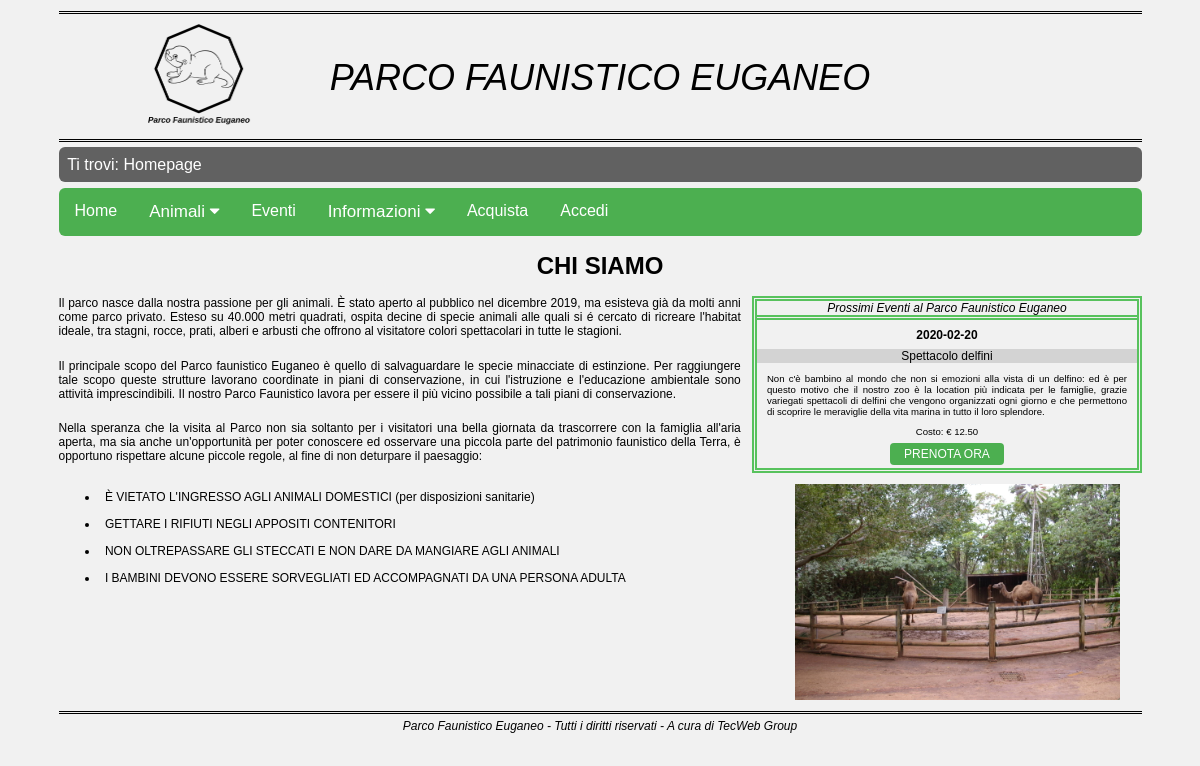
The app's page /PAGES/home.php with its own data.
### tables this page shows
CREATE TABLE IF NOT EXISTS Eventi (
    ID int(11) AUTO_INCREMENT,
    Nome varchar(50),
    Prezzo decimal(5,2),
    Data date,
    Descrizione text,
    PRIMARY KEY(ID)
);

### PHP/sqlInteractions.php (called while the page is built, shortened)
<?php
	class sqlInteractions {
	public function apriConnessioneDB(){
		$this->connection = mysqli_connect(static::host,static::user,static::pass,static::dbName);
		if(!$this->connection){
			return false;
		}
		else{
			return true;
		}
	}
	public function getProssimoEvento(){
		$data = date("Y-m-d");
		$selectEvents = 'SELECT Nome, Prezzo, Data, Descrizione FROM Eventi WHERE Data=\''.$data.'\' OR Data>\''.$data.'\' ORDER BY Data ASC LIMIT 1';
		$selectEventsResult = mysqli_query($this->connection,$selectEvents);
		$eventi = array();
		if(mysqli_num_rows($selectEventsResult)==0){
			return null;
		}
		else{
			while($row=mysqli_fetch_assoc($selectEventsResult)){
				$arraySingoloEvento = array('Nome'=>$row['Nome'],'Prezzo'=>$row['Prezzo'],'Data'=>$row['Data'],'Descrizione'=>$row['Descrizione']);
				array_push($eventi,$arraySingoloEvento);
			}
			return $eventi;
		}
	}
}
?>

### PAGES/home.php (the view)
<?php
    require_once "../PHP/modulesInit.php";
    require_once "../PHP/sqlInteractions.php";
    $oggi = date("d/m/Y");
    $prossimiEventi = "<div class=\"prossimiEventi\">";
    $oggettoPagina = new sqlInteractions();
    $connessione = $oggettoPagina->apriConnessioneDB();
    if($connessione){
        $evento = $oggettoPagina->getProssimoEvento();
        if($evento==null){
            $prossimiEventi .= "<p class=\"dataOdierna\">Oggi, ".$oggi."</p><p class=\"messaggio\">Non ci sono eventi in programma al Parco Faunistico Euganeo.</p></div>";
        }
        else{
            foreach($evento as $event)
            $prossimiEventi .= "<div class=\"dataOdierna\">".$event['Data']."</div>
                                <div class=\"eventName\">".$event['Nome']."</div>
                                <div class=\"eventDesc\">".$event['Descrizione']."</div>
                                <div class=\"eventPrice\"> Costo&colon; &euro; ".$event['Prezzo']."</div>
                                <button id=\"buttonHome\" name=\"buttonHome\"><a href=\"acquista.php\">PRENOTA ORA</a></button>
                                </div>";
        }
    }
    else{
        $prossimiEventi .= "<p class=\"errorMessage\">Connessione al database degli eventi fallita.Per favore, riprova.</p></div>";
    }
    $output = file_get_contents("../HTML/home.html");
    $output = str_replace('<a href="home.php">','</a>',$output);
    $output = str_replace("<breadcrumb></breadcrumb>",modulesInit::breadcrumb("Homepage"),$output);
    $output = str_replace("<menu></menu>",modulesInit::menu(),$output);
    $output = str_replace("<prossimiEventi></prossimiEventi>",$prossimiEventi,$output);
    echo $output;
?>

### CSS/cssGenerale.css (style rules this page uses)
* { margin: auto; }
html, body { font-family: Verdana, Arial, Helvetica, sans-serif; font-size: 100%; max-width: 95%; margin: auto; padding: 0; height: 100%; }
body { background-color: #F1F1F1; }
abbr, a, a:hover { text-decoration: none; }
.titolo { text-align: center; font-weight: bolder; display: block; padding: 1.5%; font-size: 2em; }
#header { font-size: 100%; max-width: 100%; margin: 1% 0 0 0; border-top: 3px double #000000; border-bottom: 3px double #000000; overflow: auto; }
.logoHeader { float: left; width: 10%; height: auto; margin-left: 8%; }
#header .nomeSito { font-family: Verdana, Arial, Helvetica, sans-serif; font-size: 3vw; font-style: italic; text-align: center; color: #000000; padding-top: 4%; margin-right: 18%; }
#footer { text-align: center; max-width: 100%; margin: 0.5% 0; border-top: 3px double #000000; overflow: auto; clear: both; }
.parFooter { font-size: 1vw; font-style: italic; text-align: center; padding: 0.5%; }
#presentazioneSito { text-align: justify; font-size: 1vw; clear: both; }
.infoHome { width: 63%; padding-right: 1%; float: left; }
.infoHome p { padding-bottom: 3%; }
.infoHome li { padding: 1%; }
.boxProssimiEventi { width: 35%; height: 33%; float: right; border: 5px double #58C25D; text-align: center; }
.boxProssimiEventi .titoloBoxEventi { font-size: 1vw; font-style: italic; border-bottom: 5px double #58C25D; }
.prossimiEventi .dataOdierna { margin: 2%; font-weight: bold; }
.prossimiEventi .eventName { font-size: 1vw; font-style: inherit; background-color: lightgray; }
.prossimiEventi .eventDesc { text-align: justify; font-size: 0.8vw; margin: 2.5%; }
.prossimiEventi .eventPrice { margin: 0.5%; font-size: 0.8vw; }
.prossimiEventi #buttonHome { padding: 1%; font-size: 1vw; background-color: #4CAF50; width: 30%; margin: 1%; border: none; border-radius: 4px; cursor: pointer; }
.prossimiEventi #buttonHome a { text-decoration: none; color: #FFFFFF; }
.immaginiHome img { width: 30%; height: auto; float: right; margin: 1% 2%; }

### records on screen
eventi: Data "2020-02-20", Nome "Spettacolo delfini", Descrizione "Non c'è bambino al mondo che non si emozioni alla vista di un delfino: ed è per questo motivo che il nostro zoo è la location più indicata per le famiglie, grazie variegati spettacoli di delfini che vengono organizzati ogni giorno e che permettono di scoprire le meraviglie della vita marina in tutto il loro splendore.", Prezzo "12.50"

### other values on screen
$breadcrumb "Ti trovi: Homepage"
